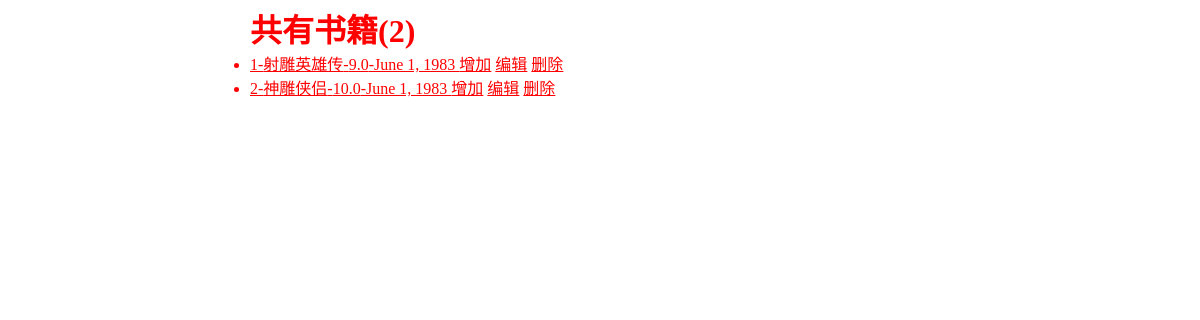
Before: / with the older database file.
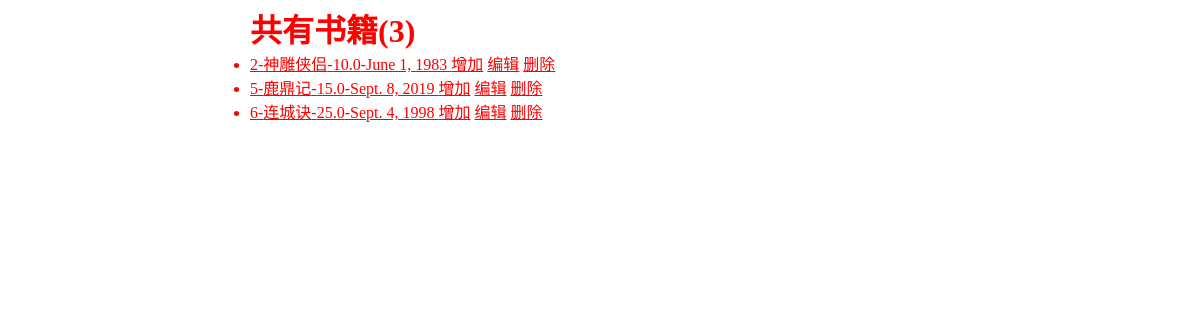
After: the same page with the newer database file.
### booktest/models.py (models this page shows, shortened)
class Book(models.Model):
    title = models.CharField(max_length=20)
    price = models.FloatField(default=0)
    pub_data = models.DateField(default="1983-06-01")

### booktest/views.py (the view)
# urls.py: url(r'^$', views.index, name='index'),
def index(request):
    books = Book.objects.all()
    return render(request, 'index.html', {'books': books})

### template/index.html (shortened to what this page needs)
<!DOCTYPE html>
<html lang="en">
<head>
    <link rel="stylesheet" href="/static/css/main.css">
</head>
<body>
    <div class="content">
        <h1>共有书籍({{books.count}})</h1>
        <ul>
            {% for book in books %}
            <li>
                <a href="{% url 'booktest:detail' book.id %}">
                {{book.id}}-{{book.title}}-{{book.price}}-{{book.pub_data}}
                    <a href="{% url 'booktest:addbook' %}">增加</a>
                    <a href="{% url 'booktest:editbook' book.id %}">编辑</a>
                    <a href="{% url 'booktest:deletebook' book.id %}">删除</a>
                </a>
            </li>
            {% endfor %}
        </ul>
    </div>
</body>
</html>

### static/css/main.css (style rules this page uses)
* { margin:0; padding:0; color:red; }
.content { margin-left:250px; margin-top:5px; }

Changed rows visible on the page:
removed Book: id "1", title "射雕英雄传", price "9.0", pub_data "June 1, 1983"
added Book: id "5", title "鹿鼎记", price "15.0", pub_data "Sept. 8, 2019"
added Book: id "6", title "连城诀", price "25.0", pub_data "Sept. 4, 1998"
Other visible differences:
{{ books.count }}: "2" → "3"
